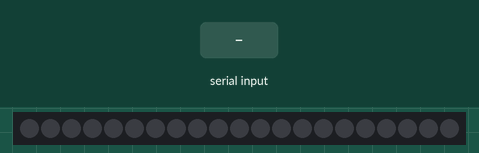
Simulated run of this program. Board: ESP32. On the bench: 21 RGB LEDs in strip order, left to right. Inputs (shaded band) come from the test bench.

Above: at 1.2 s.
1.3 s: "0\n" received over Serial
At 1.7 s:
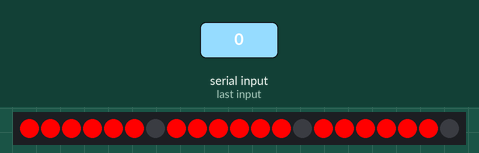
2.8 s: "90,45\n" received over Serial
At 4.0 s:
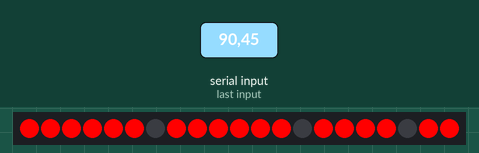
Timing chart, 0 to 5.8 s (numbered marks = the images above; inputs shaded):
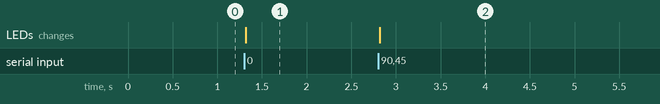

The program:

main.cpp
```cpp
#define DEBUG       0           // Set to 1 to enable debug output
#define LEDPIN      25          // Pin number for the LED strip
#define DIGITS      3           // Number of digits in the display
#define NUM_PIXELS  7*DIGITS    // Number of pixels in the strip

// Define the macros
#define CLEAR strip.clear(); strip.show()       // Clear the display
#define DELAY delay(10)                         // Delay for 10ms

// Define the colors
#define RED         255,   0,   0
#define GREEN         0, 255,   0
#define BLUE          0,   0, 255
#define YELLOW      255, 255,   0
#define ORANGE      255, 125,   0
#define PURPLE      255,   0, 255
#define CYAN          0, 255, 255
#define WHITE       255, 255, 255
#define BLACK         0,   0,   0

// Include the necessary libraries
#include <Arduino.h>
#include <Adafruit_NeoPixel.h>

// Create an instance of the Adafruit_NeoPixel class
Adafruit_NeoPixel strip = Adafruit_NeoPixel(NUM_PIXELS, LEDPIN, NEO_GRB + NEO_KHZ800);

int count = 9999;  // Initialize the count variable to 0

// Define the binary representation of the numbers 0 to 9 to display on the 7-segment display
const uint8_t numbers[10][7] = {
    {1,1,1,1,1,1,0}, // Zero
    {0,1,1,0,0,0,0}, // One
    {1,1,0,1,1,0,1}, // Two
    {1,1,1,1,0,0,1}, // Three
    {0,1,1,0,0,1,1}, // Four
    {1,0,1,1,0,1,1}, // Five
    {1,0,1,1,1,1,1}, // Six
    {1,1,1,0,0,0,0}, // Seven
    {1,1,1,1,1,1,1}, // Eight
    {1,1,1,1,0,1,1}  // Nine
};

// Function to display the number
// number is the number to display
// color is the color to display the number
// Check the number[] array to see which LEDs to turn on
void displayNumber(const uint8_t* number, uint32_t color, uint32_t color2, uint8_t digit) {
    for (int i = (0); i < (7); i++) {
        if (number[i] == 1) {
            strip.setPixelColor(i+(7*digit), color);
        } else {
            strip.setPixelColor(i+(7*digit) , color2);
        }
        strip.show();
        // if (DEBUG) { Serial.print(number[i]); }     // Print the number binary array to the serial monitor
    }
    // if (DEBUG){Serial.println();}   // Print a newline to the serial monitor
}


// Function to slice the four digit number into individual digits
// Update the number on the display
// If debug is enabled, print the count and the individual digits to the serial monitor
// Call anywhere to update the number on the display

void numberUpdate(uint16_t number) {
    uint8_t digit0 = number % 10;               // Get the last digit of the number
    uint8_t digit1 = (number / 10) % 10;        // Get the second last digit of the number
    uint8_t digit2 = (number / 100) % 10;       // Get the third last digit of the number
    uint8_t digit3 = (number / 1000) % 10;      // Get the fourth last digit of the number
    displayNumber(numbers[digit0], strip.Color(RED), strip.Color(BLACK), 3);        // Display the last digit
    displayNumber(numbers[digit1], strip.Color(RED), strip.Color(BLACK), 2);        // Display the second last digit
    displayNumber(numbers[digit2], strip.Color(RED), strip.Color(BLACK), 1);        // Display the third last digit
    displayNumber(numbers[digit3], strip.Color(RED), strip.Color(BLACK), 0);        // Display the fourth last digit
    if (DEBUG) { Serial.println ("Digit 3: " + String(digit3) + "\t Digit 2: " + String(digit2) + "\t Digit 1: " + String (digit1) + "\t Digit 0: " + String (digit0)); }
}


// Function to process the serial input
// Check if the input data is a number between 0 and 9999 and call the numberUpdate function to update the display
// Print an error message to the serial monitor if the input is invalid

void processData(String inputData) {
    // Check if the input data is a number
    if (inputData.toInt() != 0 || inputData.equals("0")) {            // Check if the input data is a number
        int data = inputData.toInt();                                 // Convert the input data to an integer
        if (data >= 0 && data <= 9999) { numberUpdate(data); }        // Check if the input data is between 0 and 9999 and call the numberUpdate function to update the display
        else { if (DEBUG) { Serial.println("Invalid input"); }}       // Otherwise Print an error message to the serial monitor if the input is invalid
    } else { if (DEBUG) { Serial.println("Invalid input");}}          // Print an error message to the serial monitor if the input is not a number
}


// Function to read the serial input
// Check if there is data available on the serial port
// Read the data and call the processData function

void readSerial(){
    if (Serial.available() > 0) {
        String inputData = Serial.readStringUntil('\n');
        inputData.trim();
        if (DEBUG){ Serial.print("Received: "); Serial.println(inputData); }
        CLEAR;                                      // Clear the display
        processData(inputData);                     // Call the processData function to process the input data
    }
}


// Function to count down from 9999 to 0
// Update the number on the display
// If the count reaches 0, reset it to 9999
// For testing purposes
void countDown(){
    if (count > 0) { numberUpdate(count); count--; DELAY; }
    else { count = 9999;}
}

void setup() {
    Serial.begin(9600);     // Start the serial monitor
    strip.begin();          // Initialize the strip

}

// Display each number in the loop
void loop() {

    readSerial();   // Read the serial input  and display the number
    // countDown();    // Count down from 9999 to 0 for testing purposes

}
```

Measured:
- after the input at 1.3 s, the LEDs: change at once (image 1)
- after the input at 2.8 s, the LEDs: change at once (image 2)
